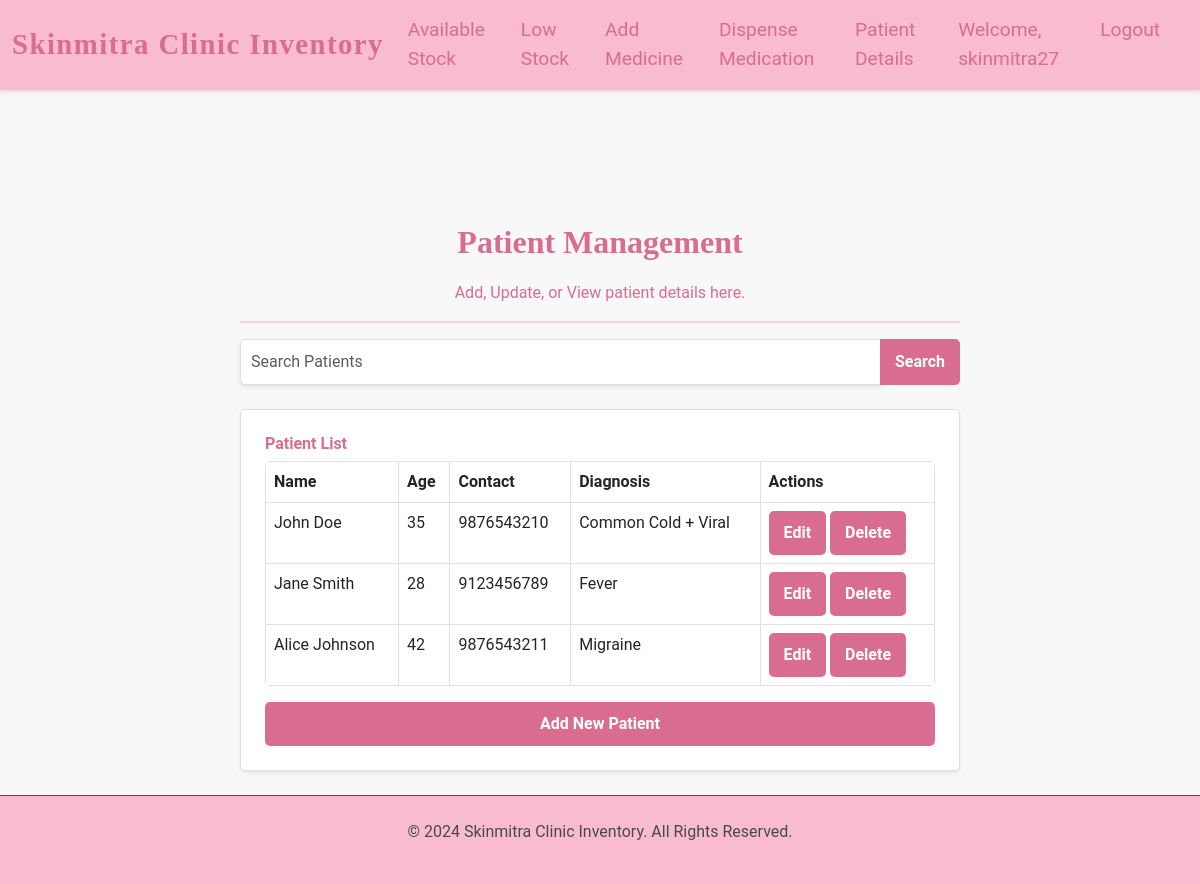
/patient_details/ (signed in), run on an earlier commit of the app's database.
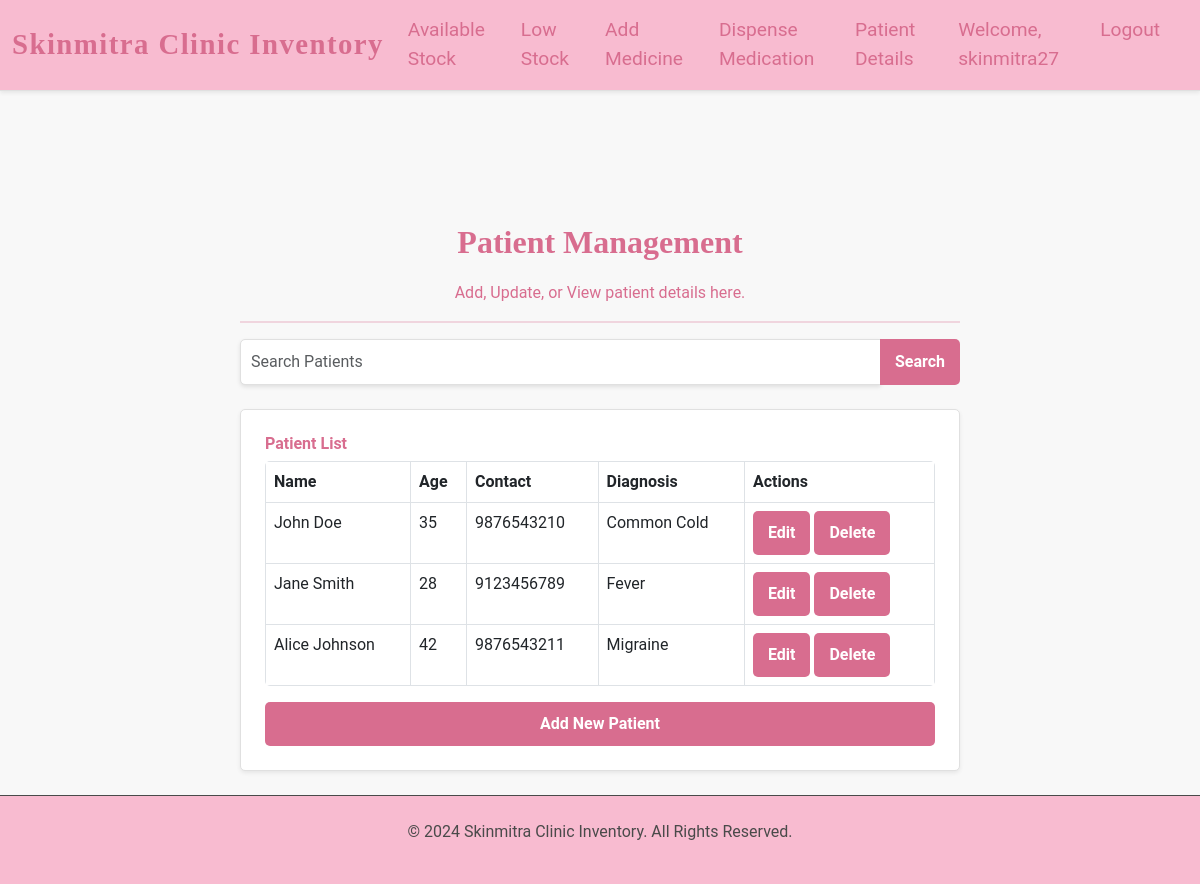
And on a later commit of the database.
### inventory/models.py (models this page shows, shortened)
class Patient(models.Model):
    name = models.CharField(max_length=255)
    age = models.IntegerField()
    contact = models.CharField(max_length=15, blank=True, null=True)
    diagnosis = models.TextField(blank=True, null=True)  # New field for diagnosis

### inventory/views.py (the view)
# urls.py: path('patient_details/', views.patient_details, name='patient_details'),
@login_required
def patient_details(request):
    search_query = request.GET.get('search', '')
    patients = Patient.objects.all()
    if search_query:
        patients = patients.filter(name__icontains=search_query)
    return render(request, 'patient_details.html', {'patients': patients})

### inventory/templates/patient_details.html (shortened to what this page needs)
{% extends "base.html" %}
{% block content %}
<div class="container mt-5">
    <div class="row justify-content-center">
        <div class="col-md-8">
            <div class="text-center">
                <h1 class="patient-details-heading">Patient Management</h1>
                <p class="lead-text">Add, Update, or View patient details here.</p>
                <hr style="border: 1px solid #d86d8f;">
            </div>
            <form method="GET" action="{% url 'patient_details' %}" class="mb-4">
                <div class="input-group">
                    <input type="text" class="form-control" name="search" placeholder="Search Patients" value="{{ request.GET.search }}">
                    <button class="btn btn-outline-secondary" type="submit">Search</button>
                </div>
            </form>
            <div class="card shadow-sm p-4 mb-4">
                <h3 class="form-label text-primary">Patient List</h3>
                <div class="table-responsive">
                    <table class="table table-bordered">
                        <thead>
                            <tr>
                                <th>Name</th>
                                <th>Age</th>
                                <th>Contact</th>
                                <th>Diagnosis</th>
                                <th>Actions</th>
                            </tr>
                        </thead>
                        <tbody>
                            {% for patient in patients %}
                            <tr>
                                <td>{{ patient.name }}</td>
                                <td>{{ patient.age }}</td>
                                <td>{{ patient.contact }}</td>
                                <td>{{ patient.diagnosis|default:"Not Added" }}</td>
                                <td>
                                    <button class="btn btn-warning btn-sm" data-toggle="modal" data-target="#editPatientModal{{ patient.id }}">Edit</button>
                                    <button class="btn btn-danger btn-sm" data-toggle="modal" data-target="#deletePatientModal{{ patient.id }}">Delete</button>
                                </td>
                            </tr>
                            {% endfor %}
                        </tbody>
                    </table>
                </div>
                <button class="btn btn-primary" data-toggle="modal" data-target="#addPatientModal">Add New Patient</button>
            </div>
        </div>
    </div>
</div>
{% endblock %}

What changed in the data, as far as the page shows it:
changed Patient "John Doe": diagnosis "Common Cold + Viral" → "Common Cold"
